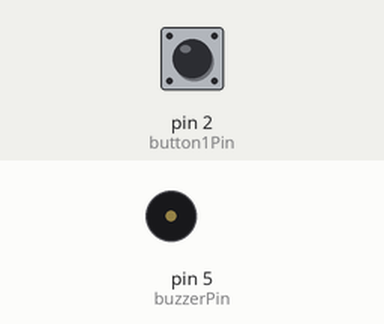
This sketch was run on a simulated Arduino Uno, built with avr-gcc and run on an emulated ATmega328P. Parts: buzzer (waves = sounding). The inputs (shaded band) are chosen by the test bench; at power-on: pin 2 (button1Pin) HIGH.

Above: at 1.2 s.
1.3 s: pin 2 (button1Pin) pulled LOW for 0.15 s
At 2.1 s:
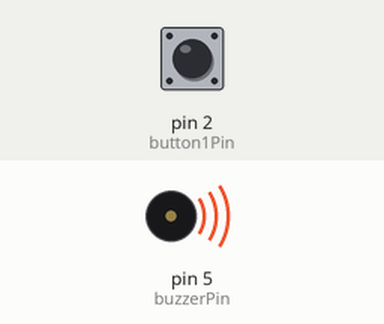
Timing chart, 0 to 8.9 s (numbered marks = the images above; inputs shaded):
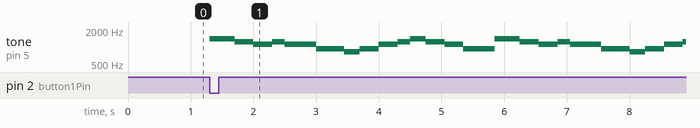

Measured:
- after the input at 1.3 s, tone on pin 5 (buzzerPin): plays 1397 Hz for 0.40 s, 1245 Hz for 0.30 s, 1109 Hz for 0.30 s, 1245 Hz for 0.20 s, 1109 Hz for 0.50 s, 932 Hz for 0.45 s … (24 notes in this stretch), starting at once

The sketch:

buzzer_level3.ino
```cpp
// (licence header left out)
#include "pitches.h";
int buzzerPin  = 5 ;  //The buzzerPin is connected to pin 5 of the Arduino.
int button1Pin = 2;   //The SW1 button is connect to pin 2 of the Arduino.

void setup() { //The Setup function runs once.
  pinMode(buzzerPin, OUTPUT);  //Setup red LED pin as an output pin.
  pinMode(button1Pin, INPUT);  //Setup button1 pin as an input pin.
}

void loop() { //The loop function runs forever.
  if (digitalRead(button1Pin) == LOW) //Check to see if button1 is pressed.
  {
    //Cut your teeth(Kygo remix)
    tone(buzzerPin, NOTE_F6,1397);
    delay(400);
    tone(buzzerPin, NOTE_DS6,1245);
    delay(300);
    tone(buzzerPin, NOTE_CS6,1109);
    delay(300);
    tone(buzzerPin, NOTE_DS6,1245);
    delay(200);
    tone(buzzerPin, NOTE_CS6,1109);
    delay(300);
    tone(buzzerPin, NOTE_CS6,1109);
    delay(200);
    tone(buzzerPin, NOTE_AS5,932);
    delay(250);
    tone(buzzerPin, NOTE_AS5,932);
    delay(200);
    tone(buzzerPin, NOTE_GS5,831);
    delay(250);
    tone(buzzerPin, NOTE_AS5,932);
    delay(300);
    tone(buzzerPin, NOTE_CS6,1109);
    delay(300);
    tone(buzzerPin, NOTE_DS6,1245);
    delay(200);
    tone(buzzerPin, NOTE_F6,1397);
    delay(250);
    tone(buzzerPin, NOTE_DS6,1245);
    delay(300);
    tone(buzzerPin, NOTE_CS6,1109);
    delay(300);
    tone(buzzerPin, NOTE_AS5,932);
    delay(200);
    tone(buzzerPin, NOTE_AS5,932);
    delay(300);
    //chourus x2
    tone(buzzerPin, NOTE_F6,1397);
    delay(400);
    tone(buzzerPin, NOTE_DS6,1245);
    delay(300);
    tone(buzzerPin, NOTE_CS6,1109);
    delay(300);
    tone(buzzerPin, NOTE_DS6,1245);
    delay(200);
    tone(buzzerPin, NOTE_CS6,1109);
    delay(300);
    tone(buzzerPin, NOTE_CS6,1109);
    delay(200);
    tone(buzzerPin, NOTE_AS5,932);
    delay(250);
    tone(buzzerPin, NOTE_AS5,932);
    delay(200);
    tone(buzzerPin, NOTE_GS5,831);
    delay(250);
    tone(buzzerPin, NOTE_AS5,932);
    delay(300);
    tone(buzzerPin, NOTE_CS6,1109);
    delay(300);
    tone(buzzerPin, NOTE_DS6,1245);
    delay(200);
    tone(buzzerPin, NOTE_F6,1397);
    delay(250);
    tone(buzzerPin, NOTE_DS6,1245);
    delay(300);
    tone(buzzerPin, NOTE_CS6,1109);
    delay(300);
    tone(buzzerPin, NOTE_AS5,932);
    delay(200);
    tone(buzzerPin, NOTE_AS5,932);
    delay(300);
    //slow part
    tone(buzzerPin, NOTE_F5,698);
    delay(350);
    tone(buzzerPin, NOTE_F5,698);
    delay(350);
    tone(buzzerPin, NOTE_DS5,622);
    delay(450);
    tone(buzzerPin, NOTE_AS4,466);
    delay(300);
    tone(buzzerPin, NOTE_CS5,554);
    delay(450);
    tone(buzzerPin, NOTE_AS4,466);
    delay(1000);

    tone(buzzerPin, NOTE_F5,698);
    delay(350);
    tone(buzzerPin, NOTE_F5,698);
    delay(350);
    tone(buzzerPin, NOTE_DS5,622);
    delay(450);
    tone(buzzerPin, NOTE_AS4,466);
    delay(300);
    tone(buzzerPin, NOTE_CS5,554);
    delay(650);
   }
}
```

pitches.h
```cpp
/*************************************************
 * Public Constants
 *************************************************/

#define NOTE_B0  31
#define NOTE_C1  33
#define NOTE_CS1 35
#define NOTE_D1  37
#define NOTE_DS1 39
#define NOTE_E1  41
#define NOTE_F1  44
#define NOTE_FS1 46
#define NOTE_G1  49
#define NOTE_GS1 52
#define NOTE_A1  55
#define NOTE_AS1 58
#define NOTE_B1  62
#define NOTE_C2  65
#define NOTE_CS2 69
#define NOTE_D2  73
#define NOTE_DS2 78
#define NOTE_E2  82
#define NOTE_F2  87
#define NOTE_FS2 93
#define NOTE_G2  98
#define NOTE_GS2 104
#define NOTE_A2  110
#define NOTE_AS2 117
#define NOTE_B2  123
#define NOTE_C3  131
#define NOTE_CS3 139
#define NOTE_D3  147
#define NOTE_DS3 156
#define NOTE_E3  165
#define NOTE_F3  175
#define NOTE_FS3 185
#define NOTE_G3  196
#define NOTE_GS3 208
#define NOTE_A3  220
#define NOTE_AS3 233
#define NOTE_B3  247
#define NOTE_C4  262
#define NOTE_CS4 277
#define NOTE_D4  294
#define NOTE_DS4 311
#define NOTE_E4  330
#define NOTE_F4  349
#define NOTE_FS4 370
#define NOTE_G4  392
#define NOTE_GS4 415
#define NOTE_A4  440
#define NOTE_AS4 466
#define NOTE_B4  494
#define NOTE_C5  523
#define NOTE_CS5 554
#define NOTE_D5  587
#define NOTE_DS5 622
#define NOTE_E5  659
#define NOTE_F5  698
#define NOTE_FS5 740
#define NOTE_G5  784
#define NOTE_GS5 831
#define NOTE_A5  880
#define NOTE_AS5 932
#define NOTE_B5  988
#define NOTE_C6  1047
#define NOTE_CS6 1109
#define NOTE_D6  1175
#define NOTE_DS6 1245
#define NOTE_E6  1319
#define NOTE_F6  1397
#define NOTE_FS6 1480
#define NOTE_G6  1568
#define NOTE_GS6 1661
#define NOTE_A6  1760
#define NOTE_AS6 1865
#define NOTE_B6  1976
#define NOTE_C7  2093
#define NOTE_CS7 2217
#define NOTE_D7  2349
#define NOTE_DS7 2489
#define NOTE_E7  2637
#define NOTE_F7  2794
#define NOTE_FS7 2960
#define NOTE_G7  3136
#define NOTE_GS7 3322
#define NOTE_A7  3520
#define NOTE_AS7 3729
#define NOTE_B7  3951
#define NOTE_C8  4186
#define NOTE_CS8 4435
#define NOTE_D8  4699
#define NOTE_DS8 4978
```
